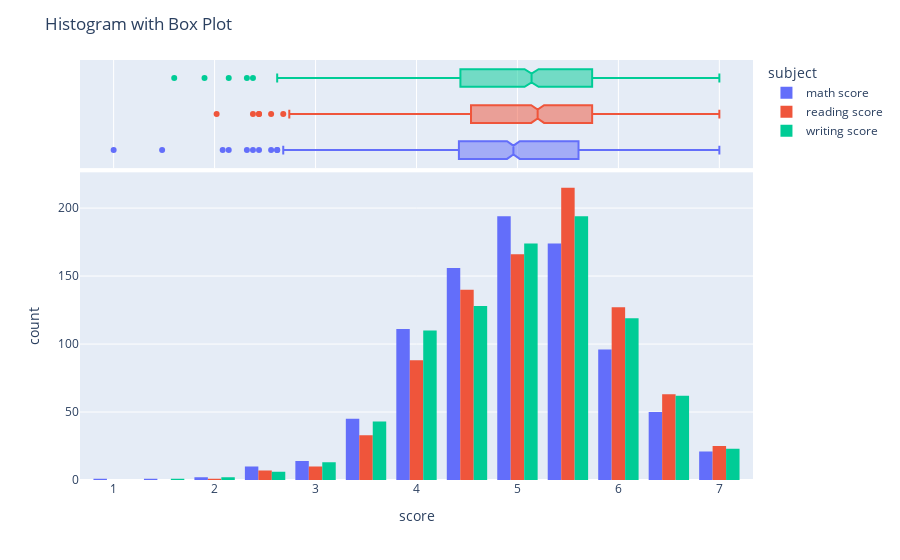

The notebook cell saved with this chart:
### Markdown cell above
**Histograma con Boxplots:**

### Code cell
fig = px.histogram(df_grades_melted, x='score', color='subject', marginal='box', barmode='group', nbins=13)
fig.update_layout(title='Histogram with Box Plot')
fig.show()

### Figure 1 — Plotly figure (JSON) as saved in the notebook; plotly's stock layout.template omitted (floating-point values rounded to 4 significant figures; data arrays with more than 128 entries replaced by an {"elided": "..."} marker saying what was removed)
{"data": [{"alignmentgroup": "True", "bingroup": "x", "hovertemplate": "subject=math score<br>score=%{x}<br>count=%{y}<extra></extra>", "legendgroup": "math score", "marker": {"color": "#636efa", "pattern": {"shape": ""}}, "name": "math score", "nbinsx": 13, "offsetgroup": "math score", "orientation": "v", "showlegend": true, "type": "histogram", "x": {"elided": "875 float values"}, "xaxis": "x", "yaxis": "y"}, {"alignmentgroup": "True", "hovertemplate": "subject=math score<br>score=%{x}<extra></extra>", "legendgroup": "math score", "marker": {"color": "#636efa"}, "name": "math score", "notched": true, "offsetgroup": "math score", "showlegend": false, "type": "box", "x": {"elided": "875 float values"}, "xaxis": "x2", "yaxis": "y2"}, {"alignmentgroup": "True", "bingroup": "x", "hovertemplate": "subject=reading score<br>score=%{x}<br>count=%{y}<extra></extra>", "legendgroup": "reading score", "marker": {"color": "#EF553B", "pattern": {"shape": ""}}, "name": "reading score", "nbinsx": 13, "offsetgroup": "reading score", "orientation": "v", "showlegend": true, "type": "histogram", "x": {"elided": "875 float values"}, "xaxis": "x", "yaxis": "y"}, {"alignmentgroup": "True", "hovertemplate": "subject=reading score<br>score=%{x}<extra></extra>", "legendgroup": "reading score", "marker": {"color": "#EF553B"}, "name": "reading score", "notched": true, "offsetgroup": "reading score", "showlegend": false, "type": "box", "x": {"elided": "875 float values"}, "xaxis": "x2", "yaxis": "y2"}, {"alignmentgroup": "True", "bingroup": "x", "hovertemplate": "subject=writing score<br>score=%{x}<br>count=%{y}<extra></extra>", "legendgroup": "writing score", "marker": {"color": "#00cc96", "pattern": {"shape": ""}}, "name": "writing score", "nbinsx": 13, "offsetgroup": "writing score", "orientation": "v", "showlegend": true, "type": "histogram", "x": {"elided": "875 float values"}, "xaxis": "x", "yaxis": "y"}, {"alignmentgroup": "True", "hovertemplate": "subject=writing score<br>score=%{x}<extra></extra>", "legendgroup": "writing score", "marker": {"color": "#00cc96"}, "name": "writing score", "notched": true, "offsetgroup": "writing score", "showlegend": false, "type": "box", "x": {"elided": "875 float values"}, "xaxis": "x2", "yaxis": "y2"}], "layout": {"barmode": "group", "legend": {"title": {"text": "subject"}, "tracegroupgap": 0}, "margin": {"t": 60}, "title": {"text": "Histogram with Box Plot"}, "xaxis": {"anchor": "y", "domain": [0, 1], "title": {"text": "score"}}, "xaxis2": {"anchor": "y2", "domain": [0, 1], "matches": "x", "showgrid": true, "showticklabels": false}, "yaxis": {"anchor": "x", "domain": [0, 0.7326], "title": {"text": "count"}}, "yaxis2": {"anchor": "x2", "domain": [0.7426, 1], "matches": "y2", "showgrid": false, "showline": false, "showticklabels": false, "ticks": ""}}}
